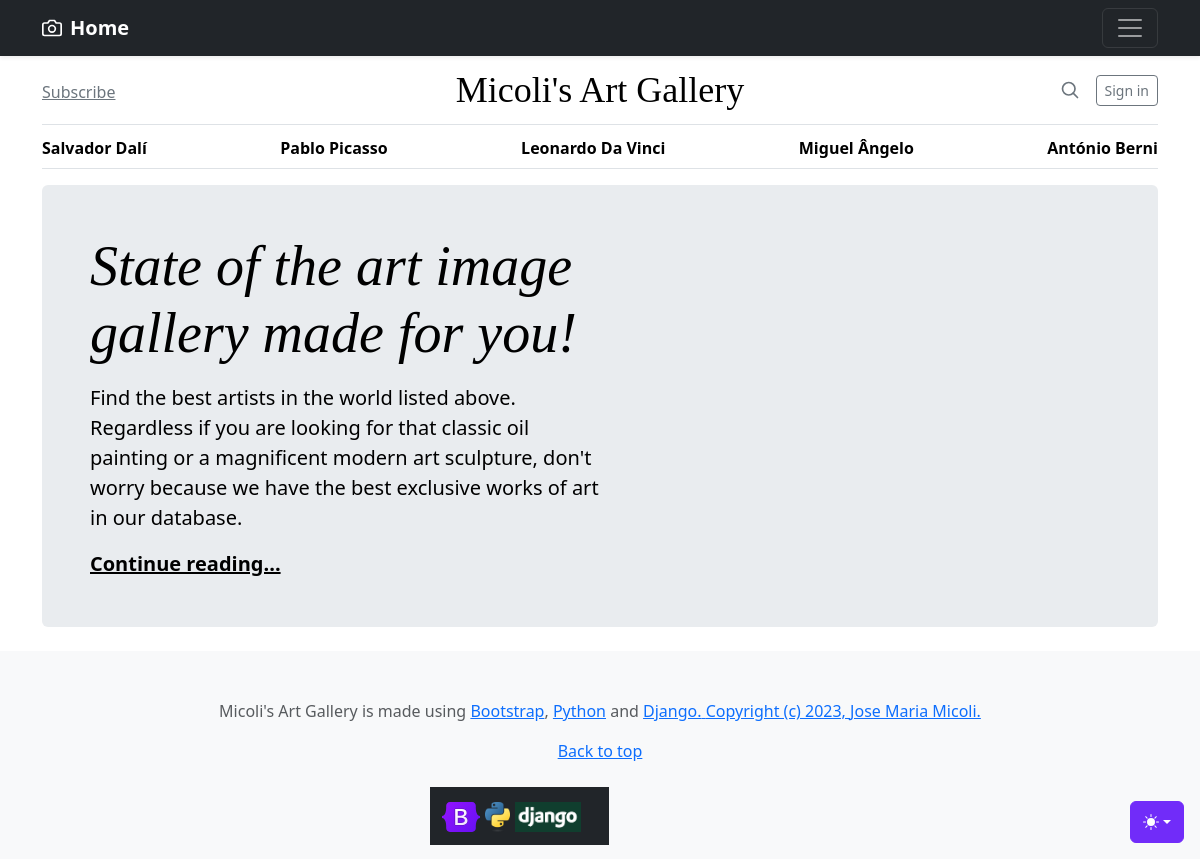
The page / on the database its author committed.
### main/models.py (models this page shows, shortened)
class Category(models.Model):
    title = models.CharField(null=True, blank=True, max_length=300)
    gender = models.ForeignKey(Gender, null=True, blank=True, on_delete=models.CASCADE)
    uniqueId = models.CharField(null=True, blank=True, max_length=100)
    slug = models.SlugField(null=True, blank=True, unique=True, max_length=500)
    date_created = models.DateTimeField(null=True, blank=True)
    last_updated = models.DateTimeField(null=True, blank=True)
    """def save(self, *args, **kwargs):
        if self.date_created is None:
            self.date_created = timezone.localtime(timezone.now())
        if self.uniqueId is None:
            self.uniqueId = str(uuid4()).split('-')[4]
            self.slug = slugify('{} {}'.format(self.title, self.uniqueId))

            self.slug = slugify('{} {}'.format(self.title, self.uniqueId))
            self.last_updated = timezone.localtime(timezone.now())
            super(Category, self).save(*args, **kwargs)"""

### main/views.py (the view)
# urls.py: 2. Add a URL to urlpatterns:  path('', views.home, name='home')
def home(request):
    categories = Category.objects.all()
    context = {}
    context['categories'] = categories
    return render(request, 'main/index.html', context)

### templates/main/index.html (shortened to what this page needs)
{% load static %}
<!doctype html>
<html lang="en" data-bs-theme="auto">
  <head>
    <link rel="stylesheet" href="https://cdn.jsdelivr.net/npm/@docsearch/css@3">
<link href="{% static '/assets/css/bootstrap.min.css' %}" rel="stylesheet">
    <link href="{% static 'assets/css/blog.css' %}" rel="stylesheet">
  </head>
  <body>
          <header>
      <div class="navbar navbar-dark bg-dark shadow-sm">
        <div class="container">
          <a href="{% url 'home' %}" class="navbar-brand d-flex align-items-center">
            <strong>Home</strong>
          </a>
          <button class="navbar-toggler" type="button" data-bs-toggle="collapse" data-bs-target="#navbarHeader" aria-controls="navbarHeader" aria-expanded="false" aria-label="Toggle navigation">
            <span class="navbar-toggler-icon"></span>
          </button>
        </div>
      </div>
</header>
    <div class="dropdown position-fixed bottom-0 end-0 mb-3 me-3 bd-mode-toggle">
      <button class="btn btn-bd-primary py-2 dropdown-toggle d-flex align-items-center"
              id="bd-theme"
              type="button"
              aria-expanded="false"
              data-bs-toggle="dropdown"
              aria-label="Toggle theme (auto)">
        <svg class="bi my-1 theme-icon-active" width="1em" height="1em"><use href="#circle-half"></use></svg>
      </button>
    </div>
<div class="container">
  <header class="border-bottom lh-1 py-3">
    <div class="row flex-nowrap justify-content-between align-items-center">
      <div class="col-4 pt-1">
        <a class="link-secondary" href="#">Subscribe</a>
      </div>
      <div class="col-4 text-center">
        <a class="blog-header-logo text-body-emphasis text-decoration-none" href="#">Micoli's Art Gallery</a>
      </div>
      <div class="col-4 d-flex justify-content-end align-items-center">
        <a class="link-secondary" href="#" aria-label="Search">
          <svg xmlns="http://www.w3.org/2000/svg" width="20" height="20" fill="none" stroke="currentColor" stroke-linecap="round" stroke-linejoin="round" stroke-width="2" class="mx-3" role="img" viewBox="0 0 24 24"><title>Search</title><circle cx="10.5" cy="10.5" r="7.5"/><path d="M21 21l-5.2-5.2"/></svg>
        </a>
        <a class="btn btn-sm btn-outline-secondary" href="#">Sign in</a>
      </div>
    </div>
  </header>
  <div class="nav-scroller py-1 mb-3 border-bottom">
    <nav class="nav nav-underline justify-content-between">
    {% for category in categories %}
      <a class="nav-item nav-link link-body-emphasis active" href="{% url 'image-category' category.slug %}">{{category.title}}</a>
    {% endfor %}
    </nav>
  </div>
</div>
<main class="container">
  <div class="p-4 p-md-5 mb-4 rounded text-body-emphasis bg-body-secondary">
    <div class="col-lg-6 px-0">
      <h1 class="display-4 fst-italic">State of the art image gallery made for you!</h1>
      <p class="lead my-3">Find the best artists in the world listed above. Regardless if you are looking for that classic oil painting or a magnificent modern art sculpture, don't worry because we have the best exclusive works of art in our database.</p>
      <p class="lead mb-0"><a href="#" class="text-body-emphasis fw-bold">Continue reading...</a></p>
    </div>
  </div>
</main>
<footer class="py-5 text-center text-body-secondary bg-body-tertiary">
  <p>Micoli's Art Gallery is made using <a href="https://getbootstrap.com">Bootstrap</a>,  <a href="https://python.org/">Python</a> and <a href="https://www.djangoproject.com/">Django.</a><a href="{% static '../LICENSE' %}"> Copyright (c) 2023, </a><a href="https://github.com/JoseMariaMicoli">Jose Maria Micoli.</a></p>
  <p class="mb-0">
    <a href="#">Back to top</a>
  </p>
  <br>
<nav class="navbar navbar-dark bg-dark brand">
  <div class="container">
    <a class="navbar-brand" href="#">
      <img src="{% static '/assets/images/bootstrap-logo.svg' %}" height="30" alt="MDB Logo"
        loading="lazy"/>
        <img src="{% static '/assets/images/python-logo-only.png' %}" height="30" loading="lazy"/>
        <img src="{% static '/assets/images/django-logo-negative.png' %}" height="30" alt="MDB Logo"
        loading="lazy"/>
    </a>
  </div>
</nav>
<br>
</footer>
    </body>
</html>

### static/assets/css/blog.css (style rules this page uses)
.blog-header-logo { font-family: "Playfair Display", Georgia, "Times New Roman", serif; font-size: 2.25rem; }
h1, h2, h3, h4, h5, h6 { font-family: "Playfair Display", Georgia, "Times New Roman", serif; }

### templates/main/index.html (style rules this page uses)
.bi { vertical-align: -.125em; fill: currentColor; }
.nav-scroller { position: relative; z-index: 2; height: 2.75rem; overflow-y: hidden; }
.nav-scroller .nav { display: flex; flex-wrap: nowrap; padding-bottom: 1rem; margin-top: -1px; overflow-x: auto; text-align: center; white-space: nowrap; -webkit-overflow-scrolling: touch; }
.btn-bd-primary { --bd-violet-bg: #712cf9; --bd-violet-rgb: 112.520718, 44.062154, 249.437846; --bs-btn-font-weight: 600; --bs-btn-color: var(--bs-white); --bs-btn-bg: var(--bd-violet-bg); --bs-btn-border-color: var(--bd-violet-bg); --bs-btn-hover-color: var(--bs-white); --bs-btn-hover-bg: #6528e0; --bs-btn-hover-border-color: #6528e0; --bs-btn-focus-shadow-rgb: var(--bd-violet-rgb); --bs-btn-active-color: var(--bs-btn-hover-color); --bs-btn-active-bg: #5a23c8; --bs-btn-active-border-color: #5a23c8; }
.bd-mode-toggle { z-index: 1500; }
.brand { position: absolute; left: 40%; margin-left: -50px !important; display: block; }

### rows shown on the page
Category: title "Salvador Dalí"
Category: title "Pablo Picasso"
Category: title "Leonardo Da Vinci"
Category: title "Miguel Ângelo"
Category: title "António Berni"
